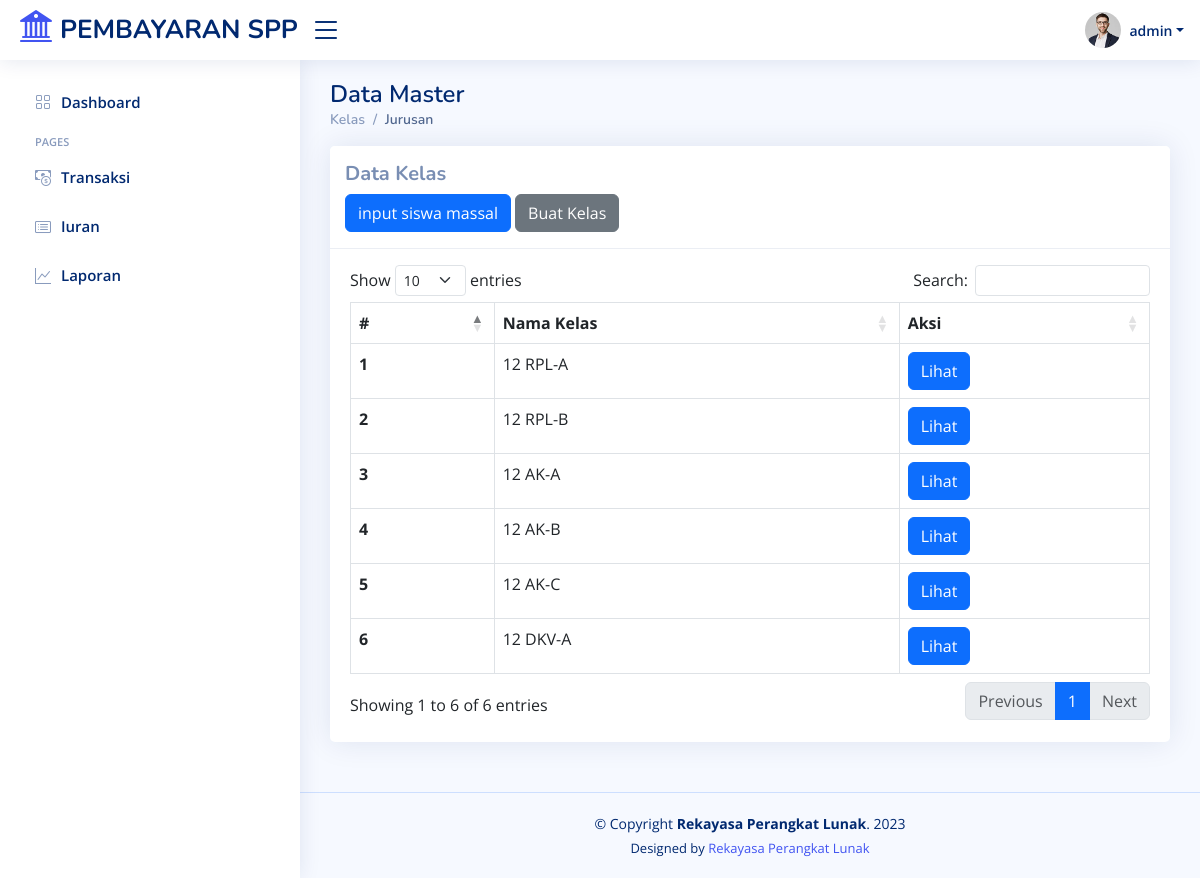
The page /views/kelas_iuran.php?angkatan=1 (signed in) on the database its author committed.
### tables this page shows
CREATE TABLE `kelas` (
  `id` int(225) NOT NULL,
  `jurusan` varchar(225) NOT NULL,
  `id_angkatan` int(225) NOT NULL,
  `kelas` int(11) NOT NULL
);

### views/kelas_iuran.php (the view, shortened to what this page needs)
<?php
  include "../back/koneksi.php";
  $angkatan = $_GET['angkatan'];
  $query = "SELECT * FROM kelas WHERE id_angkatan = '$angkatan'";
  $sql = mysqli_query($conn, $query);
  $no = 1;
 ?>
<?php include "V_head.php"; ?>
  <?php include "V_header.php"; ?>
  <?php include "V_sidebar.php"; ?>
  <main id="main" class="main">
  	<div class="pagetitle">
      <h1>Data Master</h1>
      <nav>
        <ol class="breadcrumb">
          <li class="breadcrumb-item "><a href="data_angkatan.php">Kelas</a></li>
          <li class="breadcrumb-item active">Jurusan</li>
        </ol>
      </nav>
    </div>
  	<section class="section">
      <div class="row">
        <div class="col-lg-12">
          <div class="card">
          	<div class="card-header py-3">
          		<h5><strong>Data Kelas</strong></h5>
              <button class="btn btn-primary" type="button" onclick="handleInputSiswa()">input siswa massal</button>
              <button class="btn btn-secondary" type="button" onclick="handleBuatKelas()">Buat Kelas</button>
          	</div>
            <div class="card-body mt-3">
              <div class="table-responsive">
              <table class="table table-bordered" id="dataTable">
                <thead>
                  <tr>
                    <th scope="col">#</th>
                    <th scope="col">Nama Kelas</th>
                    <th scope="col">Aksi</th>
                  </tr>
                </thead>
                <tbody>
                  <?php while ($result = mysqli_fetch_assoc($sql)) {?>
                  <tr>
                    <th scope="row"><?= $no++; ?></th>
                    <td><?= $result['kelas']; ?> <?= $result['jurusan']; ?></td>
                    <td>
                      <a href="siswa_iuran.php?kelas=<?= $result['id']; ?>&angkatan=<?= $result['id_angkatan'] ?>" class=" btn btn-primary">Lihat</a>
                    </td>
                  </tr>
                <?php } ?>
                </tbody>
              </table>
              </div>
            </div>
          </div>
        </div>
      </div>
    </section>
  </main>
<?php include "V_footer.php"; ?>

### assets/css/style.css (style rules this page uses)
:root { scroll-behavior: smooth; }
body { font-family: "Open Sans", sans-serif; background: #f6f9ff; color: #444444; }
a { color: #4154f1; text-decoration: none; }
h1, h2, h3, h4, h5, h6 { font-family: "Nunito", sans-serif; }
#main { margin-top: 60px; padding: 20px 30px; transition: all 0.3s; }
.pagetitle { margin-bottom: 10px; }
.pagetitle h1 { font-size: 24px; margin-bottom: 0; font-weight: 600; color: #012970; }
.card { margin-bottom: 30px; border: none; border-radius: 5px; box-shadow: 0px 0 30px rgba(1, 41, 112, 0.1); }
.card-header, .card-footer { border-color: #ebeef4; background-color: #fff; color: #798eb3; padding: 15px; }
.card-body { padding: 0 20px 20px 20px; }
.breadcrumb { font-size: 14px; font-family: "Nunito", sans-serif; color: #899bbd; font-weight: 600; }
.breadcrumb a { color: #899bbd; transition: 0.3s; }
.breadcrumb .breadcrumb-item::before { color: #899bbd; }
.breadcrumb .active { color: #51678f; font-weight: 600; }
@media (min-width: 1200px) { #main, #footer { margin-left: 300px; } }

### rows shown on the page
kelas: kelas "12", jurusan "RPL-A"
kelas: kelas "12", jurusan "RPL-B"
kelas: kelas "12", jurusan "AK-A"
kelas: kelas "12", jurusan "AK-B"
kelas: kelas "12", jurusan "AK-C"
kelas: kelas "12", jurusan "DKV-A"

### other values the page prints
$_SESSION['nama'] "admin"
